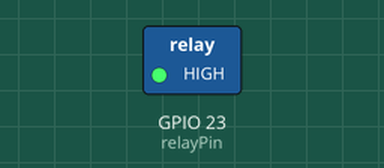
This program was run on a simulated Raspberry Pi (BCM pin numbers). Parts: switched loads named in the program (green lamp = pin HIGH). At 0.0 s the program stops and its outputs stay as they are.

Above: at 0.1 s.
Timing chart, 0 to 1.5 s (numbered marks = the images above):
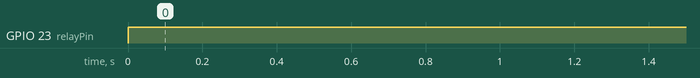

Measured:
- by itself, GPIO 23 (relayPin): LOW → HIGH at 0.00 s

The program:

turnOffRelay.py
```python
import RPi.GPIO as GPIO

#enter your relay pin here
relayPin = 23

#set GPIO mode
GPIO.setmode(GPIO.BCM)

#set relaypin to ouput mode
GPIO.setup(relayPin, GPIO.OUT)

#turn off the relay
GPIO.output(relayPin, 1)
```
